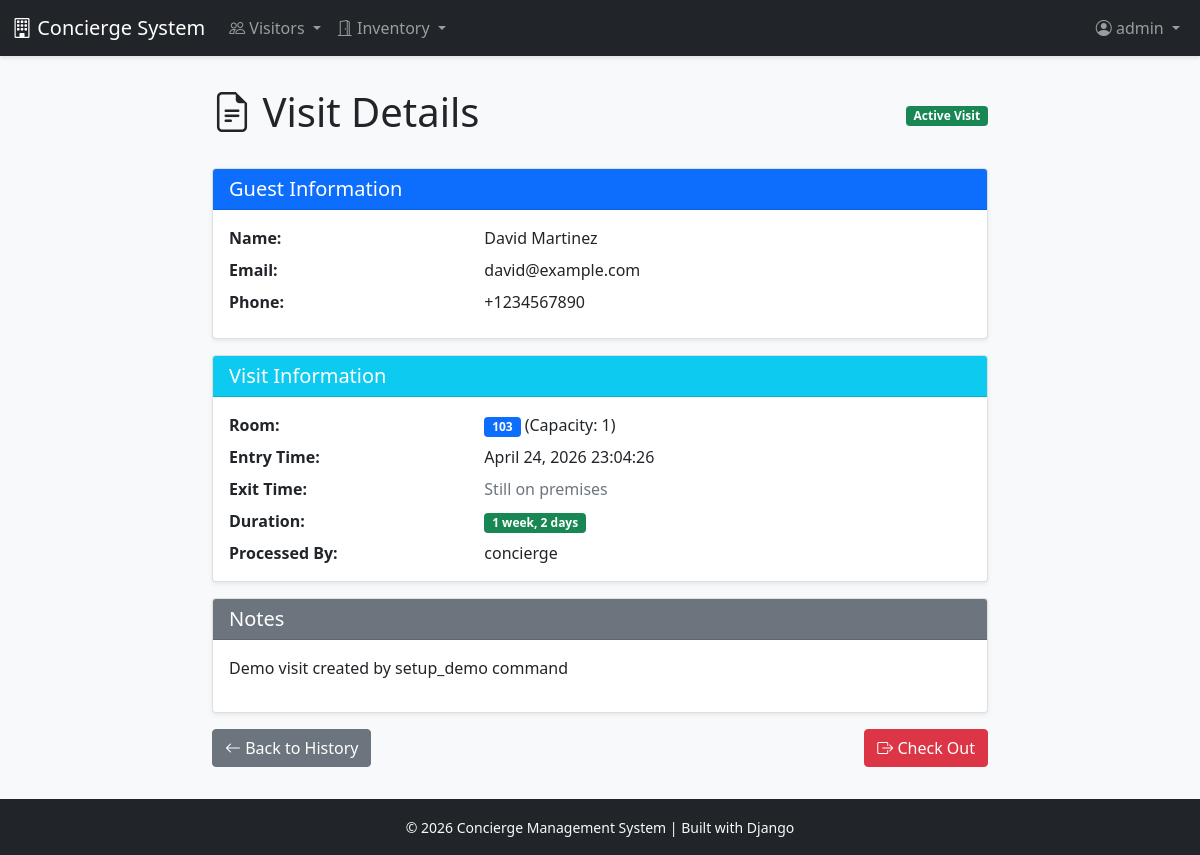
The page /visitor/visits/1/ (signed in) on the database its author committed.
### users/models.py (models this page shows, shortened)
class User(AbstractUser):
    ROLE_CHOICES = [
        ('CONCIERGE', 'Concierge'),
        ('ADMIN', 'Administrator'),
    ]
    role = models.CharField(
        max_length=20,
        choices=ROLE_CHOICES,
        default='CONCIERGE',
        help_text='User role determines access permissions'
    )
    class Meta:
        db_table = 'users'
        verbose_name = 'User'
        verbose_name_plural = 'Users'

### visitor/models.py (models this page shows, shortened)
class VisitLog(models.Model):
    guest = models.ForeignKey(
        'Guest',
        on_delete=models.PROTECT,
        related_name='visit_logs'
    )
    room = models.ForeignKey(
        'inventory.Room',
        on_delete=models.SET_NULL,
        null=True,
        blank=True,
        related_name='visit_logs',
        help_text='Room assignment during visit'
    )
    entry_time = models.DateTimeField(
        default=timezone.now,
        help_text='When guest entered premises'
    )
    exit_time = models.DateTimeField(
        null=True,
        blank=True,
        help_text='When guest left premises (NULL = still present)'
    )
    processed_by = models.ForeignKey(
        settings.AUTH_USER_MODEL,
        on_delete=models.SET_NULL,
        null=True,
        related_name='processed_visits',
        help_text='Concierge who processed this entry'
    )
    notes = models.TextField(
        blank=True,
        help_text='Additional notes about the visit'
    )
    created_at = models.DateTimeField(auto_now_add=True)
    updated_at = models.DateTimeField(auto_now=True)
    class Meta:
        db_table = 'visit_logs'
        ordering = ['-entry_time']
        indexes = [
            models.Index(fields=['entry_time']),
            models.Index(fields=['exit_time']),
            models.Index(fields=['-entry_time']),
        ]
    @property
    def is_active(self):
        return self.exit_time is None
    @property
    def duration(self):
        if self.exit_time:
            return self.exit_time - self.entry_time
        return None

class Guest(models.Model):
    first_name = models.CharField(max_length=100)
    last_name = models.CharField(max_length=100)
    email = models.EmailField(blank=True)
    phone = models.CharField(max_length=20, blank=True)
    identification_number = models.CharField(
        max_length=50,
        blank=True,
        help_text='Passport or ID number'
    )
    created_at = models.DateTimeField(auto_now_add=True)
    updated_at = models.DateTimeField(auto_now=True)
    class Meta:
        db_table = 'guests'
        ordering = ['last_name', 'first_name']
        indexes = [
            models.Index(fields=['last_name', 'first_name']),
            models.Index(fields=['email']),
        ]
    @property
    def full_name(self):
        return f"{self.first_name} {self.last_name}"

### inventory/models.py (models this page shows, shortened)
class Room(models.Model):
    STATUS_CHOICES = [
        ('AVAILABLE', 'Available'),
        ('OCCUPIED', 'Occupied'),
        ('MAINTENANCE', 'Maintenance'),
    ]
    room_number = models.CharField(
        max_length=10,
        unique=True,
        help_text='Unique room identifier'
    )
    capacity = models.PositiveIntegerField(
        validators=[MinValueValidator(1)],
        help_text='Maximum number of guests'
    )
    status = models.CharField(
        max_length=20,
        choices=STATUS_CHOICES,
        default='AVAILABLE'
    )
    description = models.TextField(blank=True)
    created_at = models.DateTimeField(auto_now_add=True)
    updated_at = models.DateTimeField(auto_now=True)
    class Meta:
        db_table = 'rooms'
        ordering = ['room_number']
        indexes = [
            models.Index(fields=['status']),
        ]

### visitor/views.py (the view)
# urls.py: path('visits/<int:pk>/', views.VisitDetailView.as_view(), name='visit_detail'),
class VisitDetailView(LoginRequiredMixin, DetailView):
    model = VisitLog
    template_name = 'visitor/visit_detail.html'
    context_object_name = 'visit'
    def get_queryset(self):
        return super().get_queryset().select_related(
            'guest', 'room', 'processed_by'
        )

### templates/visitor/visit_detail.html (shortened to what this page needs)
{% extends 'base.html' %}
{% block content %}
<div class="row">
    <div class="col-md-8 offset-md-2">
        <div class="d-flex justify-content-between align-items-center mb-4">
            <h1><i class="bi bi-file-earmark-text"></i> Visit Details</h1>
            {% if visit.is_active %}
                <span class="badge bg-success">Active Visit</span>
            {% else %}
                <span class="badge bg-secondary">Completed</span>
            {% endif %}
        </div>
        <div class="card mb-3">
            <div class="card-header bg-primary text-white">
                <h5 class="mb-0">Guest Information</h5>
            </div>
            <div class="card-body">
                <div class="row mb-2">
                    <div class="col-sm-4"><strong>Name:</strong></div>
                    <div class="col-sm-8">{{ visit.guest.full_name }}</div>
                </div>
                {% if visit.guest.email %}
                <div class="row mb-2">
                    <div class="col-sm-4"><strong>Email:</strong></div>
                    <div class="col-sm-8">{{ visit.guest.email }}</div>
                </div>
                {% endif %}
                {% if visit.guest.phone %}
                <div class="row mb-2">
                    <div class="col-sm-4"><strong>Phone:</strong></div>
                    <div class="col-sm-8">{{ visit.guest.phone }}</div>
                </div>
                {% endif %}
            </div>
        </div>
        <div class="card mb-3">
            <div class="card-header bg-info text-white">
                <h5 class="mb-0">Visit Information</h5>
            </div>
            <div class="card-body">
                <div class="row mb-2">
                    <div class="col-sm-4"><strong>Room:</strong></div>
                    <div class="col-sm-8">
                        {% if visit.room %}
                            <span class="badge bg-primary">{{ visit.room.room_number }}</span>
                            (Capacity: {{ visit.room.capacity }})
                        {% else %}
                            <span class="badge bg-secondary">Common Area</span>
                        {% endif %}
                    </div>
                </div>
                <div class="row mb-2">
                    <div class="col-sm-4"><strong>Entry Time:</strong></div>
                    <div class="col-sm-8">{{ visit.entry_time|date:"F d, Y H:i:s" }}</div>
                </div>
                <div class="row mb-2">
                    <div class="col-sm-4"><strong>Exit Time:</strong></div>
                    <div class="col-sm-8">
                        {% if visit.exit_time %}
                            {{ visit.exit_time|date:"F d, Y H:i:s" }}
                        {% else %}
                            <span class="text-muted">Still on premises</span>
                        {% endif %}
                    </div>
                </div>
                <div class="row mb-2">
                    <div class="col-sm-4"><strong>Duration:</strong></div>
                    <div class="col-sm-8">
                        {% if visit.duration %}
                            {{ visit.duration }}
                        {% else %}
                            <span class="badge bg-success">{{ visit.entry_time|timesince }}</span>
                        {% endif %}
                    </div>
                </div>
                <div class="row">
                    <div class="col-sm-4"><strong>Processed By:</strong></div>
                    <div class="col-sm-8">{{ visit.processed_by.username|default:"N/A" }}</div>
                </div>
            </div>
        </div>
        {% if visit.notes %}
        <div class="card mb-3">
            <div class="card-header bg-secondary text-white">
                <h5 class="mb-0">Notes</h5>
            </div>
            <div class="card-body">
                <p class="mb-0">{{ visit.notes|linebreaks }}</p>
            </div>
        </div>
        {% endif %}
        <div class="d-flex justify-content-between">
            <a href="{% url 'visitor:visit_history' %}" class="btn btn-secondary">
                <i class="bi bi-arrow-left"></i> Back to History
            </a>
            {% if visit.is_active %}
            <a href="{% url 'visitor:checkout' visit.id %}" class="btn btn-danger">
                <i class="bi bi-box-arrow-right"></i> Check Out
            </a>
            {% endif %}
        </div>
    </div>
</div>
{% endblock %}

### templates/base.html (shortened to what this page needs)
<!DOCTYPE html>
<html lang="en">
<head>
    <link href="https://cdn.jsdelivr.net/npm/bootstrap@5.1.3/dist/css/bootstrap.min.css" rel="stylesheet">
    <link rel="stylesheet" href="https://cdn.jsdelivr.net/npm/bootstrap-icons@1.7.2/font/bootstrap-icons.css">
</head>
<body>
    <nav class="navbar navbar-expand-lg navbar-dark bg-dark">
        <div class="container-fluid">
            <a class="navbar-brand" href="{% url 'visitor:active_visits' %}">
                <i class="bi bi-building"></i> Concierge System
            </a>
            {% if user.is_authenticated %}
            <div class="collapse navbar-collapse" id="navbarNav">
                <ul class="navbar-nav me-auto">
                    <li class="nav-item dropdown">
                        <a class="nav-link dropdown-toggle" href="#" id="visitorDropdown" role="button" data-bs-toggle="dropdown">
                            <i class="bi bi-people"></i> Visitors
                        </a>
                    </li>
                    <li class="nav-item dropdown">
                        <a class="nav-link dropdown-toggle" href="#" id="inventoryDropdown" role="button" data-bs-toggle="dropdown">
                            <i class="bi bi-door-open"></i> Inventory
                        </a>
                    </li>
                </ul>
                <ul class="navbar-nav">
                    <li class="nav-item dropdown">
                        <a class="nav-link dropdown-toggle" href="#" id="userDropdown" role="button" data-bs-toggle="dropdown">
                            <i class="bi bi-person-circle"></i> {{ user.username }}
                        </a>
                    </li>
                </ul>
            </div>
            {% endif %}
        </div>
    </nav>
    <div class="container-fluid main-content">
        {% block content %}{% endblock %}
    </div>
    <footer class="bg-dark text-light py-3 mt-auto">
        <div class="container-fluid text-center">
            <small>&copy; 2026 Concierge Management System | Built with Django</small>
        </div>
    </footer>
</body>
</html>

### templates/base.html (style rules this page uses)
body { min-height: 100vh; background-color: #f8f9fa; }
.navbar { box-shadow: 0 2px 4px rgba(0,0,0,.1); }
.main-content { padding-top: 2rem; padding-bottom: 2rem; }
.card { box-shadow: 0 0.125rem 0.25rem rgba(0,0,0,0.075); margin-bottom: 1.5rem; }

### rows shown on the page
User: username "admin"
VisitLog: guest.full_name "David Martinez", guest.email "david@example.com", guest.phone "+1234567890", room.room_number "103", room.capacity "1", entry_time "April 24, 2026 23:04:26", entry_time "1 week, 2 days", processed_by.username "concierge", notes "Demo visit created by setup_demo command"
